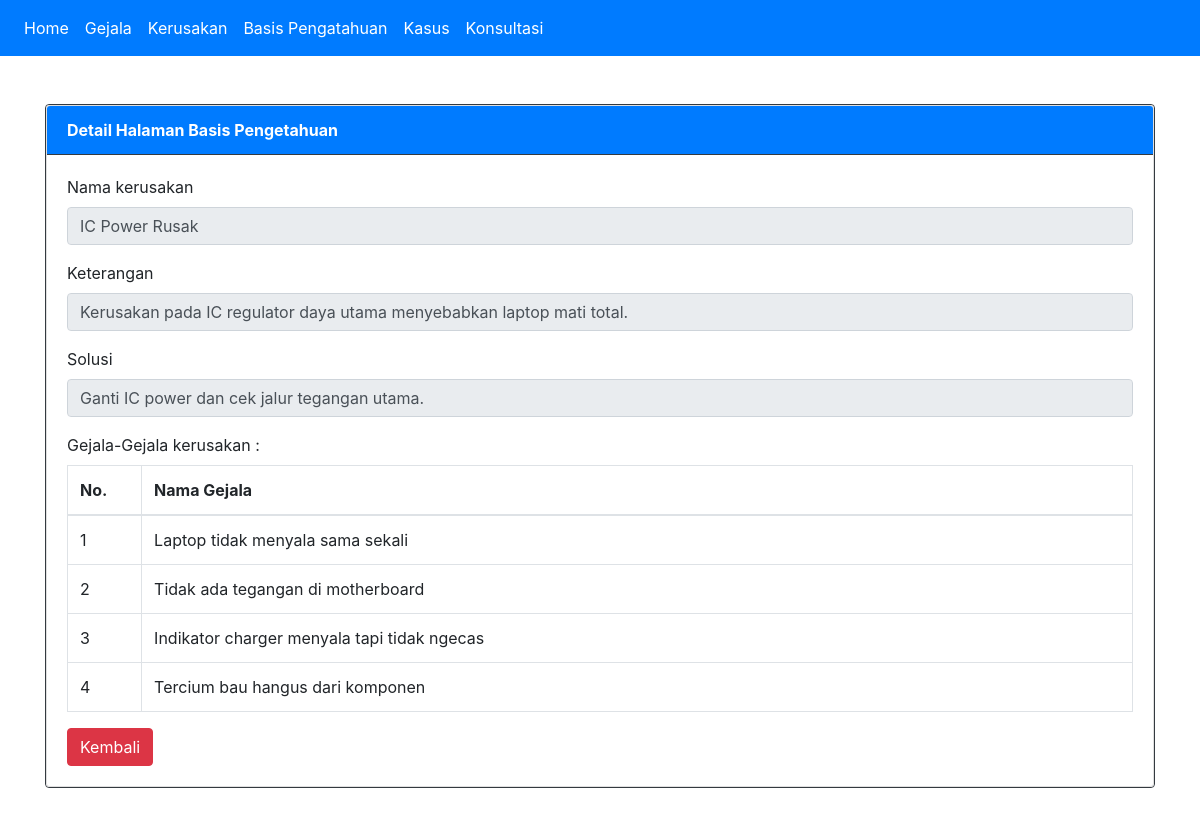
/?page=pengetahuan&action=detail&id=1, run on the app's committed database.
### tables this page shows
CREATE TABLE `basis_pengetahuan`  (
  `idpengetahuan` int NOT NULL AUTO_INCREMENT,
  `idkerusakan` int NULL DEFAULT NULL,
  `solusi` text NULL,
  PRIMARY KEY (`idpengetahuan`) USING BTREE
);

CREATE TABLE `kerusakan`  (
  `idkerusakan` int NOT NULL AUTO_INCREMENT,
  `nmkerusakan` varchar(100) NULL DEFAULT NULL,
  `keterangan` text NULL,
  PRIMARY KEY (`idkerusakan`) USING BTREE
);

CREATE TABLE `detail_basis_pengetahuan`  (
  `idpengetahuan` int NULL DEFAULT NULL,
  `idgejala` int NULL DEFAULT NULL
);

CREATE TABLE `gejala`  (
  `idgejala` int NOT NULL AUTO_INCREMENT,
  `nmgejala` varchar(200) NULL DEFAULT NULL,
  PRIMARY KEY (`idgejala`) USING BTREE
);

### detail_pengetahuan.php (the view, shortened to what this page needs)
<?php
$idpengetahuan=$_GET['id'];
$sql = "SELECT basis_pengetahuan.idpengetahuan,basis_pengetahuan.idkerusakan,
                kerusakan.nmkerusakan,kerusakan.keterangan,basis_pengetahuan.solusi
        FROM basis_pengetahuan INNER JOIN kerusakan ON basis_pengetahuan.idkerusakan=kerusakan.idkerusakan
        WHERE basis_pengetahuan.idpengetahuan='$idpengetahuan'";
$result = $conn->query($sql);
$row = $result->fetch_assoc();
?>
<div class="row">
    <div class="col-sm-12">
        <form action="" method="POST">
            <div class="card border-dark">
                <div class="card">
                    <div class="card-header bg-primary text-white border-dark"><strong>Detail Halaman Basis Pengetahuan</strong></div>
                    <div class="card-body">
                        <div class="form-group">
                            <label for="">Nama kerusakan</label>
                            <input type="text" class="form-control" value="<?php echo $row['nmkerusakan'] ?>" name="nama" readonly>
                        </div>
                        <div class="form-group">
                            <label for="">Keterangan</label>
                            <input type="text" class="form-control" value="<?php echo $row['keterangan'] ?>" name="ket" readonly>
                        </div>
                        <div class="form-group">
                            <label for="">Solusi</label>
                            <input type="text" class="form-control" value="<?php echo $row['solusi'] ?>" name="solusi" readonly>
                        </div>
                        <label for="">Gejala-Gejala kerusakan :</label>
                        <table class="table table-bordered">
                        <thead>
                        <tr>
                            <th width="40px">No.</th>
                            <th width="700px">Nama Gejala</th>
                        </tr>
                        </thead>
                        <tbody>
                        <?php
                            $no=1;
                            $sql = "SELECT detail_basis_pengetahuan.idpengetahuan,detail_basis_pengetahuan.idgejala,gejala.nmgejala
                                    FROM detail_basis_pengetahuan INNER JOIN gejala
                                    ON detail_basis_pengetahuan.idgejala=gejala.idgejala WHERE detail_basis_pengetahuan.idpengetahuan='$idpengetahuan'";
                            $result = $conn->query($sql);
                            while($row = $result->fetch_assoc()) {
                        ?>
                            <tr>
                                <td><?php echo $no++; ?></td>
                                <td><?php echo $row['nmgejala']; ?></td>
                            </tr>
                        <?php
                            }
                        ?>
                        </tbody>
                        </table>
                        <a class="btn btn-danger" href="?page=pengetahuan">Kembali</a>
                    </div>
                </div>
            </div>
        </form>
    </div>
</div>

### data on the page
basis_pengetahuan: nama "IC Power Rusak", ket "Kerusakan pada IC regulator daya utama menyebabkan laptop mati total.", solusi "Ganti IC power dan cek jalur tegangan utama."
detail_basis_pengetahuan: idgejala.nmgejala "Laptop tidak menyala sama sekali"
detail_basis_pengetahuan: idgejala.nmgejala "Tidak ada tegangan di motherboard"
detail_basis_pengetahuan: idgejala.nmgejala "Indikator charger menyala tapi tidak ngecas"
detail_basis_pengetahuan: idgejala.nmgejala "Tercium bau hangus dari komponen"
